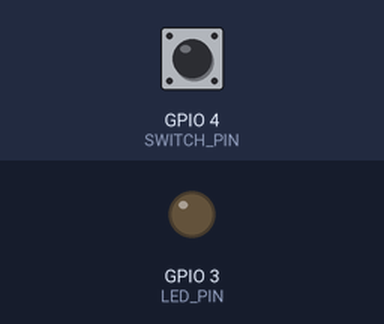
Recording of a program running on a simulated Raspberry Pi (BCM pin numbers). Parts: output pins drawn as LEDs (lit = HIGH). The test bench sets the inputs (shaded band); at power-on: GPIO 4 (SWITCH_PIN) LOW. What the program prints to the terminal is not drawn.

Above: at 1.2 s.
1.3 s: GPIO 4 (SWITCH_PIN) pulled HIGH for 0.15 s
At 1.37 s:
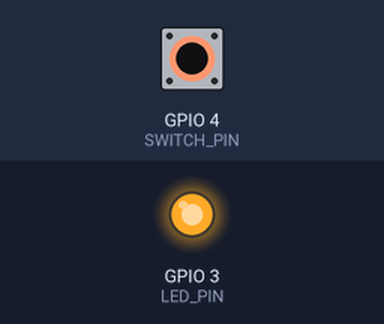
2.9 s: GPIO 4 (SWITCH_PIN) pulled HIGH for 3.2 s
At 7.0 s:
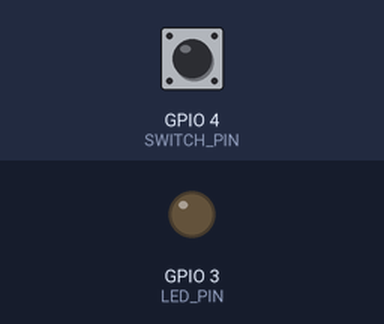
Timing chart, 0 to 8.5 s (numbered marks = the images above; inputs shaded):
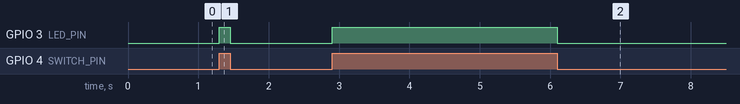

The program:

switch.py
```python
import RPi.GPIO as GPIO

LED_PIN = 3

SWITCH_PIN = 4

GPIO.setmode(GPIO.BCM)
GPIO.setup(LED_PIN, GPIO.OUT)
GPIO.setup(SWITCH_PIN, GPIO.IN, pull_up_down = GPIO.PUD_DOWN)#s내부 풀다운 저항

try:
  while True:
    val = GPIO.input(SWITCH_PIN)
    print(val)
    GPIO.output(LED_PIN,val)
finally:
  GPIO.cleanup()
  print('cleanup and exit')
```

Measured:
- after the input at 1.3 s, GPIO 3 (LED_PIN): LOW → HIGH at once, → LOW 0.15 s later
- after the input at 2.9 s, GPIO 3 (LED_PIN): LOW → HIGH at once, → LOW 3.2 s later
